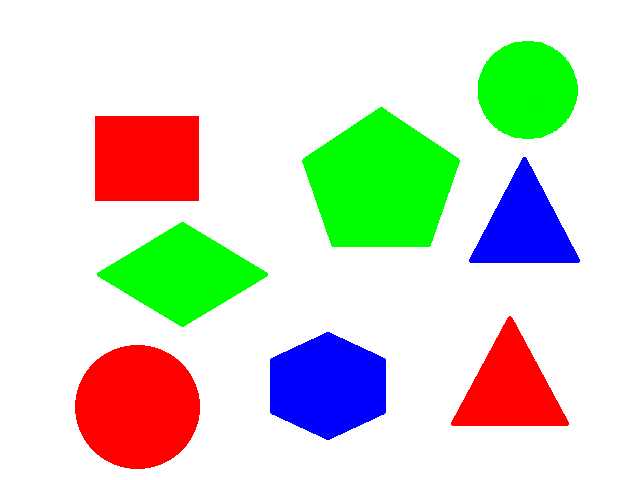
//> input picture openCv/ShapeClassify/ShapeClassify/640x480_shape.png, 640 x 480 px
$ ./ShapeClassify   (built with g++ and OpenCV 4)
//> lines starting //> are read from the running program, lines starting //| are printed output that depends on the picture; after the words box and inside, x2 and y2 are one past the last pixel; in counts of white or black regions, pixels touching at a corner belong together
#include "opencv2/opencv.hpp"
#include <iostream>

using namespace cv;
using namespace std;
struct colorInfoStruct {
	String name;
	Scalar color;
	int count;
};

colorInfoStruct colorInfo[4] = {
	{"blue",Scalar(255,0,0),0},
	{"green",Scalar(0,255,0),0},
	{"red",Scalar(0,0,255),0},
	{"none",Scalar(128,128,128),0}
};
void setColorLabel(Mat& img, const vector<Point>& pts, colorInfoStruct* colorinfo)
{
	double centerPoint_x, centerPoint_y;
	Rect rc = boundingRect(pts);
	centerPoint_x = rc.tl().x + rc.width / 2;
	centerPoint_y = rc.br().y - rc.height / 2;
	Point2d center(centerPoint_x, centerPoint_y);

	Rect temp_rect(0, 0, 100, 100);

	double newRect_x, newRect_y;
	if (colorinfo->name == "red")
	{

		Size textsize = getTextSize("red", FONT_HERSHEY_PLAIN, 1, 1, 0);
		//putText(img, "red", center, FONT_HERSHEY_PLAIN, 1, Scalar(0, 0, 0), 1);
		newRect_x = centerPoint_x - textsize.width / 2;
		newRect_y = centerPoint_y - textsize.height / 2;
		Point newRectLL(newRect_x, newRect_y + textsize.height);
		Rect newRect(newRect_x, newRect_y, textsize.width, textsize.height);
		rectangle(img, newRect, Scalar(255, 255, 0), -1);
		putText(img, "red", newRectLL, FONT_HERSHEY_PLAIN, 1, Scalar(0, 0, 255), 1);

	}
	else if (colorinfo->name == "blue")
	{
		Size textsize = getTextSize("blue", FONT_HERSHEY_PLAIN, 1, 1, 0);
		//putText(img, "red", center, FONT_HERSHEY_PLAIN, 1, Scalar(0, 0, 0), 1);
		newRect_x = centerPoint_x - textsize.width / 2;
		newRect_y = centerPoint_y - textsize.height / 2;
		Point newRectLL(newRect_x, newRect_y + textsize.height);
		Rect newRect(newRect_x, newRect_y, textsize.width, textsize.height);
		rectangle(img, newRect, Scalar(0, 255, 255), -1);
		putText(img, "blue", newRectLL, FONT_HERSHEY_PLAIN, 1, Scalar(255, 0, 0), 1);
	}
	else if (colorinfo->name == "green")
	{
		Size textsize = getTextSize("green", FONT_HERSHEY_PLAIN, 1, 1, 0);
		//putText(img, "red", center, FONT_HERSHEY_PLAIN, 1, Scalar(0, 0, 0), 1);
		newRect_x = centerPoint_x - textsize.width / 2;
		newRect_y = centerPoint_y - textsize.height / 2;
		Point newRectLL(newRect_x, newRect_y + textsize.height);
		Rect newRect(newRect_x, newRect_y, textsize.width, textsize.height);
		rectangle(img, newRect, Scalar(255, 0, 255), -1);
		putText(img, "green", newRectLL, FONT_HERSHEY_PLAIN, 1, Scalar(0, 255, 0), 1);
	}
}

void setLabel(Mat& img, const vector<Point>& pts, string label)
{
	Rect rc = boundingRect(pts);
	//rectangle(img, rc, Scalar(0, 0, 0), 0);
	putText(img, label, rc.tl(), FONT_HERSHEY_PLAIN, 1, Scalar(0, 0, 0));


}
int main(int argc, char* argv[])
{
	int num = 0;
	Mat img = imread("640x480_shape.png", IMREAD_COLOR);
//> img is the input picture: 480 rows x 640 cols, CV_8UC3; mean B, G, R 205, 218.9, 215

	if (img.empty()) {
		cerr << "Image load failed!" << endl;
		return -1;
	}


	Mat gray;
	cvtColor(img, gray, COLOR_BGR2GRAY);
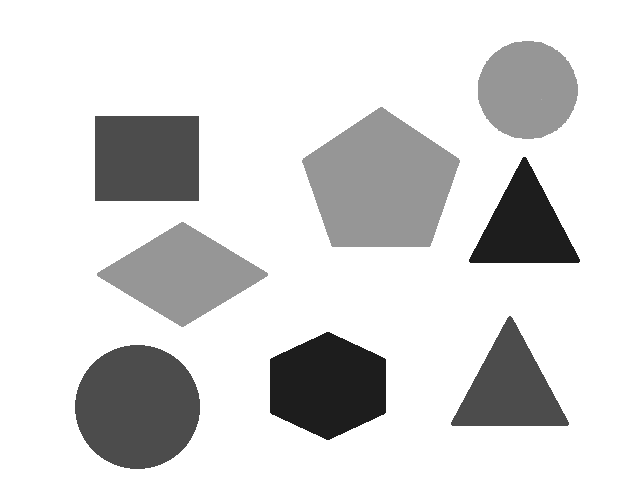
//> gray: 480 rows x 640 cols, CV_8UC1; min 29, max 255, mean 216.2
	/*imshow("grayscale", gray);*/

	Mat bin;
	threshold(gray, bin, 200, 255, THRESH_BINARY_INV | THRESH_OTSU);
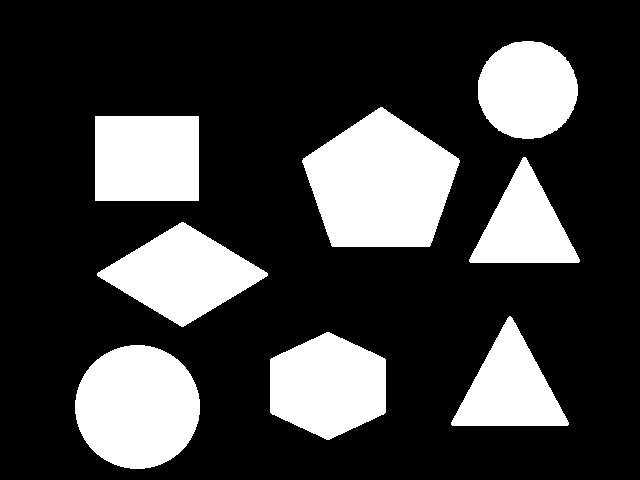
//> bin: 480 rows x 640 cols, CV_8UC1; 24.7% white; 8 white regions, largest, box (x1, y1, x2, y2) and area: (302, 107, 460, 247) 15456, (75, 345, 200, 469) 12161, (270, 332, 386, 440) 9464

	//imshow("binary", bin);

	Mat morp, kernel;
	kernel = getStructuringElement(MORPH_RECT, Size(3, 3));
	morphologyEx(bin, morp, MORPH_GRADIENT, kernel);
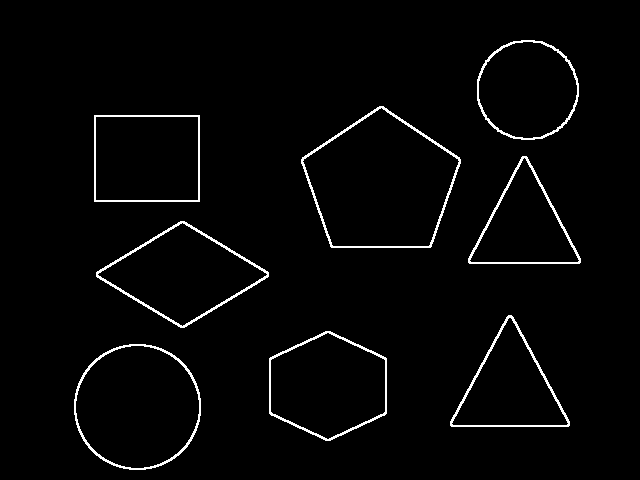
//> morp: 480 rows x 640 cols, CV_8UC1; 2.4% white in thin lines or dots, all inside (x1, y1, x2, y2) = (74, 40, 581, 470)
	//imshow("morp", morp);

	vector<vector<Point>> contours, bincontours;
	findContours(morp, contours, RETR_EXTERNAL, CHAIN_APPROX_NONE);
//> contours = 8 contours; box (x1, y1, x2, y2) and area: (301, 106, 461, 248) 15837, (74, 344, 201, 470) 12483, (269, 331, 387, 441) 9743, (96, 221, 269, 328) 9672, (94, 115, 200, 202) 9030, (477, 40, 579, 140) 7965, (450, 315, 570, 427) 7116, (468, 156, 581, 264) 6479
	findContours(bin, bincontours, RETR_EXTERNAL, CHAIN_APPROX_NONE);
//> bincontours = 8 contours; box (x1, y1, x2, y2) and area: (302, 107, 460, 247) 15241, (75, 345, 200, 469) 11985, (270, 332, 386, 440) 9295, (97, 222, 268, 327) 9120, (95, 116, 199, 201) 8652, (478, 41, 578, 139) 7569, (451, 316, 569, 426) 6660, (469, 157, 580, 263) 6045

	cout << "contours.size() " << contours.size() << endl;
//| contours.size() 8
	drawContours(img, contours, -1, Scalar(128, 128, 128), 2);
//> img: 480 rows x 640 cols, CV_8UC3; 3.39% of pixels changed, all inside (x1, y1, x2, y2) = (73, 39, 582, 471)

	for (vector<Point> pts : contours) {
		if (contourArea(pts) < 400)
			continue;

		vector<Point> approx;
		approxPolyDP(pts, approx, arcLength(pts, true) * 0.02, true);

		int vtc = (int)approx.size();
		if (vtc == 3) {
			setLabel(img, pts, "triangle");
		}
		else if (vtc == 4) {
			setLabel(img, pts, "rectangle");
		}
		else if (vtc == 5) {
			setLabel(img, pts, "pentagon");
		}
		else if (vtc == 6) {
			setLabel(img, pts, "hexagon");
		}
		else {
			double len = arcLength(pts, true);
			double area = contourArea(pts);
			double ratio = 4. * CV_PI * area / (len * len);

			if (ratio > 0.85) {
				setLabel(img, pts, "circle");
			}
			else
				setLabel(img, pts, "OVAL");
		}
		Scalar meanHsv;
		Mat hsvImage;
		int centerPoint_x, centerPoint_y;
		Rect rc = boundingRect(pts);
		centerPoint_x = rc.tl().x + rc.width / 2;
		centerPoint_y = rc.br().y - rc.height / 2;
		Point pt1(centerPoint_x - 10, centerPoint_y - 10), pt2(centerPoint_x + 10, centerPoint_y + 10);
		//cout << pt1 << pt2 << endl;
		Rect findrect(pt1, pt2);
		//cout << findrect << endl;
		//rectangle(img, findrect, Scalar(0, 0, 0), 1);
		Mat frameRoi = img(findrect);
		//cout << frameRoi << endl;
		cvtColor(frameRoi, hsvImage, COLOR_BGR2HSV);// 이미지의 RGB를 HSV값으로 변경
		meanHsv = mean(hsvImage); //사각형의 HSV 평균을 구함
		cout << "HSV : " << meanHsv << endl;
		colorInfoStruct sendColorInfo;
		if (170 <= meanHsv[0] || meanHsv[0] < 10)
		{
			colorInfo[2].count++;
			sendColorInfo.name = "red";
			sendColorInfo.color = Scalar(0, 0, 255);
			sendColorInfo.count = 0;
			setColorLabel(img, pts, &sendColorInfo);
		}
		else if (40 <= meanHsv[0] && meanHsv[0] < 70)
		{
			colorInfo[1].count++;
			sendColorInfo.name = "green";
			sendColorInfo.color = Scalar(0, 0, 255);
			sendColorInfo.count = 0;
			setColorLabel(img, pts, &sendColorInfo);
		}
		else if (90 <= meanHsv[0] && meanHsv[0] < 130)
		{
			colorInfo[0].count++;
			sendColorInfo.name = "blue";
			sendColorInfo.color = Scalar(255, 0, 0);
			sendColorInfo.count = 0;
			setColorLabel(img, pts, &sendColorInfo);
		}
		else
			colorInfo[3].count++;
		num++;

	}
//> this loop made 8 passes
//> (vtc, len, area, ratio, centerPoint_x, centerPoint_y, pt2, findrect) on passes 1, 8: (8, 417.6, 12483, 0.899, 137, 407, Point(147, 417), Rect(127, 397, 20, 20)), (8, 339.1, 7965, 0.871, 528, 90, Point(538, 100), Rect(518, 80, 20, 20))
//> (approx, vtc, centerPoint_x, centerPoint_y, pt2, findrect, meanHsv, rc in setColorLabel) on passes 3, 5: (3 Points (x, y): [508, 315], [450, 425], [568, 426], 3, 510, 371, Point(520, 381), Rect(500, 361, 20, 20), Scalar(0, 255, 255), Rect(450, 315, 120, 112)), (3 Points (x, y): [522, 156], [468, 262], [579, 263], 3, 524, 210, Point(534, 220), Rect(514, 200, 20, 20), Scalar(120, 255, 255), Rect(468, 156, 113, 108))
//| HSV : [0, 255, 255, 0]
//| HSV : [120, 255, 255, 0]
//| HSV : [0, 255, 255, 0]
//| HSV : [60, 255, 255, 0]
//| HSV : [120, 255, 255, 0]
//| HSV : [0, 255, 255, 0]
//| HSV : [60, 255, 255, 0]
//| HSV : [60, 255, 255, 0]
//> pass 1, `Mat frameRoi = img(findrect);`:
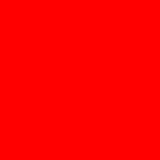
//> frameRoi: 20 rows x 20 cols, CV_8UC3 (shown 8 times larger); mean B, G, R 0, 0, 255
//> pass 1, in setColorLabel, `putText(img, "red", newRectLL, FONT_HERSHEY_PLAIN, 1, Scalar(0, 0, 255..`:
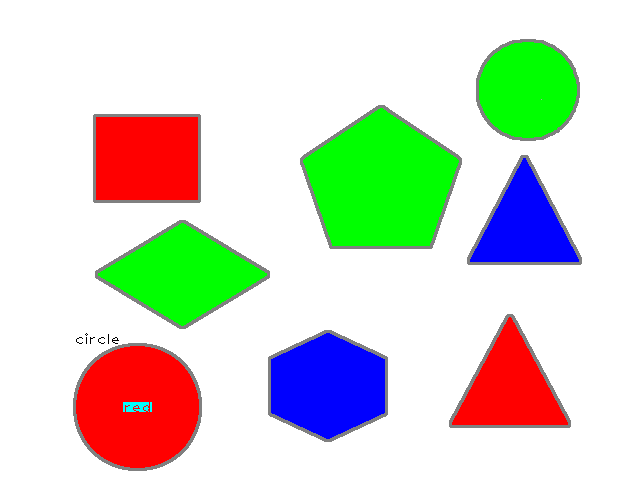
//> img: 480 rows x 640 cols, CV_8UC3; mean B, G, R 202.5, 216.1, 211.9
//> after the loop:
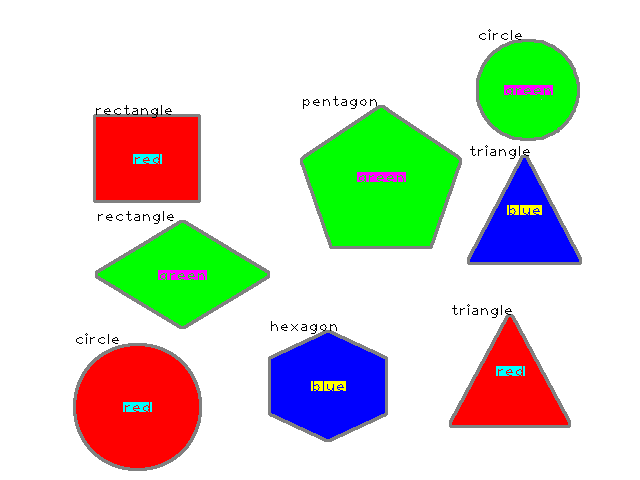
//> img: 480 rows x 640 cols, CV_8UC3; mean B, G, R 202.7, 215.2, 212.2
//> after the loop, num = 8
	putText(img, "LEE MJ", Point(20, 40), FONT_HERSHEY_PLAIN, 2, Scalar(0, 0, 0), 3);
//> img: 480 rows x 640 cols, CV_8UC3; 0.38% of pixels changed, all inside (x1, y1, x2, y2) = (22, 18, 131, 41)
	for (int i = 0; i < sizeof(colorInfo) / sizeof(colorInfo[0]); i++)
	{
		String strText = colorInfo[i].name + " " + to_string(colorInfo[i].count);
		putText(img, strText, Point(20, 60 + (15 * i)), FONT_HERSHEY_PLAIN, 1, colorInfo[i].color, 1);
	}
//> this loop made 4 passes
//> pass 2, `putText(img, strText, Point(20, 60 + (15 * i)), FONT_HERSHEY_PLAIN, 1,..`:
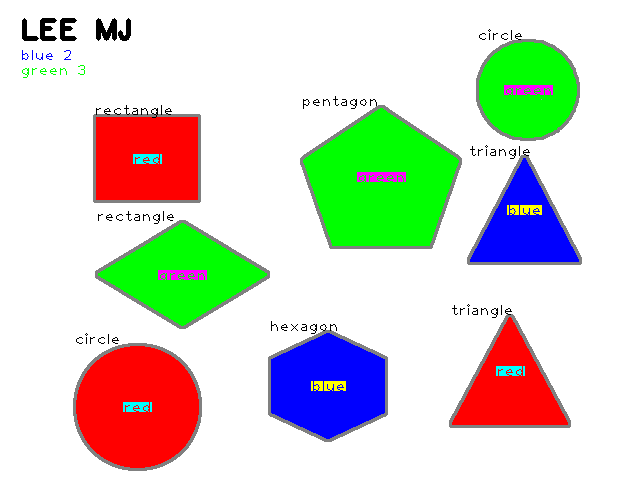
//> img: 480 rows x 640 cols, CV_8UC3; mean B, G, R 201.6, 214.2, 211.1
//> after the loop: img: 480 rows x 640 cols, CV_8UC3; mean B, G, R 201.5, 214.1, 211

	imshow("img", img);

	waitKey();
	return 0;
}
